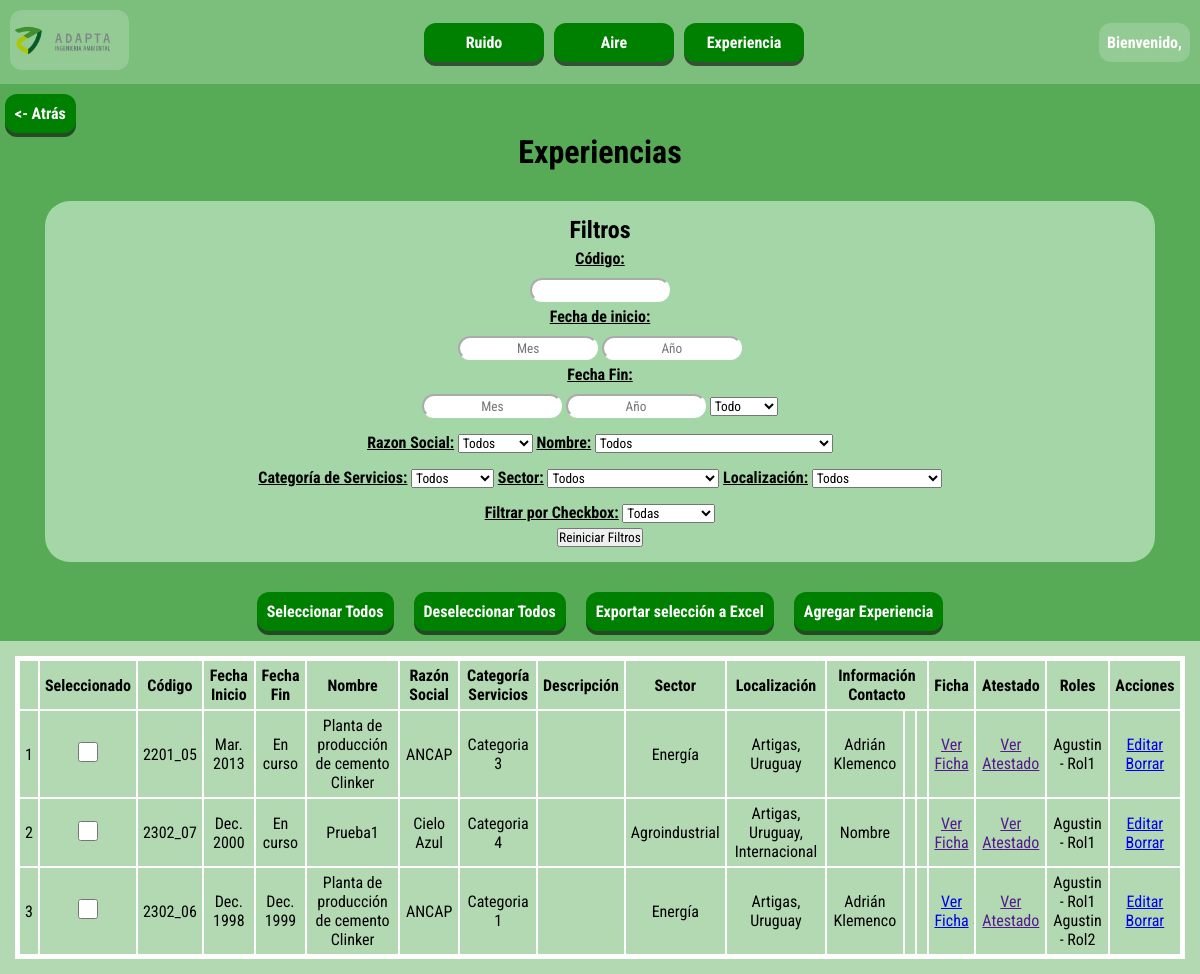
Page /experiencia/tabla/ (signed in) on the committed database.
### servicios_adapta_app/models.py (models this page shows, shortened)
class experienciaContrato(models.Model):
    fechaInicio = models.DateField()
    fechaFin = models.DateField(null=True, blank=True) #Despues se ingresa por el usuario un texto con el formato aaaa-mm-dd
    codigo = models.CharField(max_length=8, unique=True)
    CAT_CHOICES = [
        ('categoria1', 'Categoria 1'),
        ('categoria2', 'Categoria 2'),
        ('categoria3', 'Categoria 3'),
        ('categoria4', 'Categoria 4'),
        ('categoria5', 'Categoria 5'),
        ('categoria6', 'Categoria 6'),
    ]
    catServicios = models.CharField(max_length=50, choices=CAT_CHOICES)
    ficha = models.URLField(null=True, blank=True)
    atestado = models.URLField(null=True, blank=True)
    proyecto = models.ForeignKey(experienciaProyecto, on_delete=models.CASCADE)
    empleados = models.ManyToManyField(experienciaEmpleado, through='ContratoEmpleado')
    descripcion = models.TextField(null=True, blank=True)

class experienciaProyecto(models.Model):
    id = models.AutoField(primary_key=True)
    nombre = models.CharField(max_length=300)
    contacto_nombre = models.CharField(max_length=100)
    contacto_telefono = models.CharField(max_length=20, blank=True)
    contacto_mail = models.EmailField(blank=True)
    razon = models.ForeignKey(experienciaRazonSocial, on_delete=models.CASCADE)
    localizacion = models.ManyToManyField(experienciaLocalizaciones, related_name='proyectos')
    SECTOR_CHOICES = [
        ('agroindustrial', 'Agroindustrial'),
        ('aguapot_sanea', 'Agua potable y saneamiento'),
        ('ambiente', 'Ambiente'),
        ('comercial', 'Comercial'),
        ('energia', 'Energía'),
        ('industrial', 'Industrial'),
        ('infraestruct', 'Infraestructura'),
        ('logistica', 'Logística'),
        ('mineria', 'Minería'),
        ('puertos', 'Puertos'),
        ('recursosH', 'Recursos Hídricos'),
        ('recursosS', 'Recursos Solidos'),
        ('salud', 'Salud'),
        ('servicios', 'Servicios'),
        ('telecom', 'Telecomunicaciones'),
    ]
    sector = models.CharField(max_length=50, choices=SECTOR_CHOICES)

class experienciaRazonSocial(models.Model):
    id = models.AutoField(primary_key=True)
    nombre = models.CharField(max_length=150, unique=True)

class experienciaLocalizaciones(models.Model):
    departamento = models.CharField(max_length=100, blank=True)
    pais = models.CharField(max_length=100)
    def __str__(self):
        if self.departamento:
            return f"{self.departamento}, {self.pais}"
        else:
            return self.pais

class ContratoEmpleado(models.Model):
    contrato = models.ForeignKey(experienciaContrato, on_delete=models.CASCADE)
    empleado = models.ForeignKey(experienciaEmpleado, on_delete=models.CASCADE)
    rol = models.ForeignKey(experienciaRol, on_delete=models.CASCADE)

class experienciaEmpleado(models.Model):
    nombre = models.CharField(max_length=100)

class experienciaRol(models.Model):
    nombre = models.CharField(max_length=100)

### servicios_adapta_app/views.py (the view)
# urls.py: path('experiencia/tabla/', views.experienciaTabla, name='experiencia-tabla'),
def experienciaTabla(request):
    if request.user.is_authenticated:
        contratos = experienciaContrato.objects.all().order_by('-fechaInicio')
        return render(request, './servicios_adapta_app/experiencia_table.html', context={
            'contratos': contratos,
            'CAT_CHOICES': experienciaContrato.CAT_CHOICES,
            'SECTOR_CHOICES': experienciaProyecto.SECTOR_CHOICES,
            'proyectos': experienciaProyecto.objects.all().order_by("nombre"),
            'razones': experienciaRazonSocial.objects.all().order_by("nombre"),
            'localizaciones': experienciaLocalizaciones.objects.all().order_by("departamento")
            })
    else:
        return redirect('login')

### servicios_adapta_app/templates/servicios_adapta_app/experiencia_table.html (shortened to what this page needs)
{% extends './base.html' %}
{% block content %}
<div class="tableForm" id="experiencia-menu">
    <div class="experiencia-top">
        <div class="div-atras">
            <a class="boton-atras" href="{% url 'menu-experiencia' %}"> <- Atrás</a>
        </div>
        <h1>Experiencias</h1>
        <div class="filters">
            <h2>Filtros</h2>
            <label for="codigo-filter" class="title">Código:</label>
            <input type="text" id="codigo-filter">
            <label for="mes-inicio-filter" class="title">Fecha de inicio:</label>
            <div>
                <input type="text" id="mes-inicio-filter" placeholder="Mes" maxlength="2">
                <input type="text" id="ano-inicio-filter" placeholder="Año" maxlength="4">
            </div>
            <label for="mes-fin-filter" class="title">Fecha Fin:</label>
            <div>
                <input type="text" id="mes-fin-filter" placeholder="Mes">
                <input type="text" id="ano-fin-filter" placeholder="Año">
                <select id="en-curso-filter">
                    <option value="">Todo</option>
                </select>
            </div>
            <div style="margin-top: 10px;">
                <label for="razon-filter" class="title">Razon Social:</label>
                <select id="razon-filter">
                    <option value="">Todos</option>
                </select>
                <label for="proyecto-filter" class="title">Nombre:</label>
                <select id="proyecto-filter">
                    <option value="">Todos</option>
                </select>
            </div>
            <div style="margin-top: 10px;">
                <label for="cat-servicios-filter" class="title">Categoría de Servicios:</label>
                <select id="cat-servicios-filter">
                    <option value="">Todos</option>
                </select>
                <label for="sector-filter" class="title">Sector:</label>
                <select id="sector-filter">
                    <option value="">Todos</option>
                </select>
                <label for="localizacion-filter" class="title">Localización:</label>
                <select id="localizacion-filter">
                    <option value="">Todos</option>
                </select>
            </div>
            <div style="margin-top: 10px;">
                <label for="checkbox-filter" class="title">Filtrar por Checkbox:</label>
                <select id="checkbox-filter">
                    <option value="all">Todas</option>
                </select>
            </div>
            <button id="reset-filters">Reiniciar Filtros</button>
        </div>
        <div class="experiencia-sub-section">
            <a id="seleccionar-todos">Seleccionar Todos</a>
            <a id="deseleccionar-todos">Deseleccionar Todos</a>
            <a id="exportar-excel">Exportar selección a Excel</a>
            <a href="{% url 'experiencia-agregar' %}">Agregar Experiencia</a>
        </div>
    </div>
    <div class="table-section">
        <table id="contratos-table" style="table-layout: fixed; max-width: 100%">
            <thead>
                <tr>
                    <th></th>
                    <th>Seleccionado</th>
                    <th>Código</th>
                    <th>Fecha Inicio</th>
                    <th>Fecha Fin</th>
                    <th>Nombre</th>
                    <th>Razón Social</th>
                    <th>Categoría Servicios</th>
                    <th>Descripción</th>
                    <th>Sector</th>
                    <th>Localización</th>
                    <th colspan="3">Información Contacto</th>
                    <th>Ficha</th>
                    <th>Atestado</th>
                    <th>Roles</th>
                    <th>Acciones</th>
                </tr>
            </thead>
            <tbody>
                {% for contrato in contratos %}
                <tr data-codigo="{{ contrato.codigo }}"
                    data-cat-servicios="{{ contrato.catServicios }}"
                    data-cat-servicios-display="{{ contrato.get_catServicios_display }}"
                    data-proyecto="{{ contrato.proyecto.id }}"
                    data-proyecto-nombre="{{ contrato.proyecto.nombre }}"
                    data-razon="{{ contrato.proyecto.razon.id }}"
                    data-razon-nombre="{{ contrato.proyecto.razon.nombre }}"
                    data-sector="{{ contrato.proyecto.sector }}"
                    data-sector-display="{{ contrato.proyecto.get_sector_display }}"
                    data-fecha-inicio="{{ contrato.fechaInicio.day }}-{{ contrato.fechaInicio.month }}-{{ contrato.fechaInicio.year }}"
                    {% if contrato.fechaFin %}
                        data-fecha-fin="{{ contrato.fechaFin.day }}-{{ contrato.fechaFin.month }}-{{ contrato.fechaFin.year }}"
                    {% else %}
                        data-fecha-fin="En curso"
                    {% endif %}
                    data-descripcion = "{{ contrato.descripcion }}"
                    data-localizaciones="{% for localizacion in contrato.proyecto.localizacion.all %}{% if localizacion.pais != 'Internacional' %}{{ localizacion.departamento }}{% else %}{{ localizacion.pais }}{% endif %}{% if not forloop.last %}, {% endif %}{% endfor %}"
                    data-localizacion="{{ contrato.proyecto.localizacion.all|join:'; ' }}"
                    data-contacto-nombre="{{ contrato.proyecto.contacto_nombre }}"
                    data-contacto-telefono="{{ contrato.proyecto.contacto_telefono }}"
                    data-contacto-mail="{{ contrato.proyecto.contacto_mail }}"
                    data-ficha="{{ contrato.ficha }}"
                    data-atestado="{{ contrato.atestado }}"
                    data-empleados="{% for contrato_empleado in contrato.contratoempleado_set.all %}{{ contrato_empleado.empleado.nombre }} - {{ contrato_empleado.rol.nombre }}; {% endfor %}"
                >
                    <td>{{ forloop.counter }}</td>
                    <td><input type="checkbox" name="seleccionado" value="{{ contrato.codigo }}" class="checkbox" style="height: 20px; width: 20px;"></td>
                    <td>{{ contrato.codigo }}</td>
                    <td>{{ contrato.fechaInicio|date:"M. Y" }}</td>
                    <td>{% if contrato.fechaFin %}
                            {{ contrato.fechaFin|date:"M. Y" }}
                        {% else %}
                            En curso
                        {% endif %}
                    </td>
                    <td>{{ contrato.proyecto.nombre }}</td>
                    <td>{{ contrato.proyecto.razon.nombre }}</td>
                    <td>{{ contrato.get_catServicios_display }}</td>
                    <td style="word-wrap: break-word">{% if contrato.descripcion %}{{ contrato.descripcion }}{% else %}{{ "" }}{% endif %}</td>
                    <td>{{ contrato.proyecto.get_sector_display }}</td>
                    <td>{{ contrato.proyecto.localizacion.all|join:', ' }}</td>
                    <td>{{ contrato.proyecto.contacto_nombre }}</td>
                    <td>{{ contrato.proyecto.contacto_telefono }}</td>
                    <td>{{ contrato.proyecto.contacto_mail }}</td>
                    <td><a href="{{ contrato.ficha }}" target="_blank">Ver Ficha</a></td>
                    <td><a href="{{ contrato.atestado }}" target="_blank">Ver Atestado</a></td>
                    <td>
                        {% for contrato_empleado in contrato.contratoempleado_set.all %}
                            {{ contrato_empleado.empleado.nombre }} - {{ contrato_empleado.rol.nombre }}<br>
                        {% endfor %}
                    </td>
                    <td>
                        <a href="{% url 'experiencia-editar' contrato.id %}">Editar</a>
                        <a href="{% url 'borrar_contrato' contrato.id %}">Borrar</a>
                    </td>
                </tr>
                {% endfor %}
            </tbody>
        </table>
    </div>
</div>
{% endblock %}

### servicios_adapta_app/static/main.css (style rules this page uses)
* { margin: 0; padding: 0; font-family: 'Roboto Condensed', sans-serif; }
body { height: 100vh; }

### servicios_adapta_app/static/form.css (style rules this page uses)
.title { font-weight: bold; text-decoration: underline; }
input[type=text], input[type=number], input[type=password] { height: 20px; border-radius: 12px; border-color: white; text-align: center; margin-top: 5px; }

### servicios_adapta_app/static/tabla-mediciones.css (style rules this page uses)
.tableForm { background-color: rgba(0, 128, 0, 0.297); min-height: 100vh; min-width: 100%; display: flex; flex-direction: column; }
.table-section { align-items: center; justify-content: center; display: flex; flex-direction: column; padding: 15px; }
.table-section table, td, th { text-align: center; border-collapse: collapse; border: 2px solid white; }
.table-section table { border: 5px solid white; }
.table-section td, th { padding: 5px; }

### servicios_adapta_app/static/tabla-experiencia.css (style rules this page uses)
#experiencia-menu { align-items: center; text-align: center; }
.experiencia-top { background-color: rgba(0, 128, 0, 0.514); width: 100%; display: flex; flex-direction: column; align-items: center; }
.experiencia-top h1 { margin-bottom: 10px; }
.div-atras { padding-left: 10px; padding-top: 10px; display: flex; justify-content: start; width: 100%; }
.filters { display: flex; flex-direction: column; align-items: center; background-color: rgb(165, 214, 167); padding: 15px; margin: 20px; border-radius: 25px; gap: 5px; width: 90%; }
.experiencia-sub-section { display: flex; flex-wrap: wrap; align-items: center; justify-content: center; gap: 20px; margin: 10px; }
.experiencia-sub-section a, .boton-atras { text-decoration: none; color: white; font-weight: bold; background-color: green; border-radius: 12px; box-shadow: 0px 4px rgba(0, 0, 0, 0.577); padding: 10px; transition: background-color .2s; }
.experiencia-sub-section form, .experiencia-sub-section a, .experiencia-sub-section button { text-align: center; cursor: pointer; }

### rows in the picture
experienciaContrato: codigo "2201_05", fechaInicio "Mar. 2013", shows "En curso", proyecto.nombre "Planta de producción de cemento Clinker", proyecto.razon.nombre "ANCAP", catServicios "Categoria 3", proyecto.sector "Energía", proyecto.localizacion.all "Artigas, Uruguay", proyecto.contacto_nombre "Adrián Klemenco"
ContratoEmpleado: empleado.nombre "Agustin", rol.nombre "Rol1"
experienciaContrato: codigo "2302_07", fechaInicio "Dec. 2000", shows "En curso", proyecto.nombre "Prueba1", proyecto.razon.nombre "Cielo Azul", catServicios "Categoria 4", proyecto.sector "Agroindustrial", proyecto.localizacion.all "Artigas, Uruguay, Internacional", proyecto.contacto_nombre "Nombre"
ContratoEmpleado: empleado.nombre "Agustin", rol.nombre "Rol1"
experienciaContrato: codigo "2302_06", fechaInicio "Dec. 1998", fechaFin "Dec. 1999", proyecto.nombre "Planta de producción de cemento Clinker", proyecto.razon.nombre "ANCAP", catServicios "Categoria 1", proyecto.sector "Energía", proyecto.localizacion.all "Artigas, Uruguay", proyecto.contacto_nombre "Adrián Klemenco"
ContratoEmpleado: empleado.nombre "Agustin", rol.nombre "Rol1"
ContratoEmpleado: empleado.nombre "Agustin", rol.nombre "Rol2"
